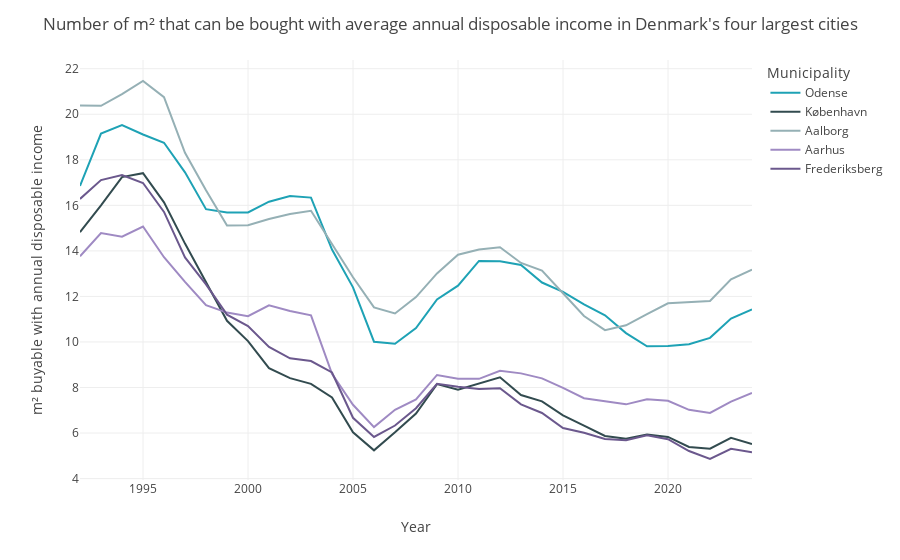

Notebook source saved alongside this figure:
### Markdown cell above
## Figure 5

### Code cell
# Creating the chart
selected_locations = ["København", "Frederiksberg", "Aarhus", "Odense", "Aalborg"]
chart_title = "Number of m² that can be bought with average annual disposable income in Denmark's four largest cities"
fig = plot_price(
    sales_data, "M2AffordedTotal", chart_title, selected_locations, ["Actual price"]
)
fig

### Figure 1 — Plotly figure (JSON) as saved in the notebook; plotly's stock layout.template omitted (floating-point values rounded to 4 significant figures)
{"data": [{"hovertemplate": "Municipality=Odense<br>Year=%{x}<br>m² buyable with annual disposable income=%{y}<extra></extra>", "legendgroup": "Odense", "line": {"color": "#1ea2b5", "dash": "solid"}, "marker": {"symbol": "circle"}, "mode": "lines", "name": "Odense", "orientation": "v", "showlegend": true, "textposition": "top center", "type": "scatter", "x": [2024, 2023, 2022, 2021, 2020, 2019, 2018, 2017, 2016, 2015, 2014, 2013, 2012, 2011, 2010, 2009, 2008, 2007, 2006, 2005, 2004, 2003, 2002, 2001, 2000, 1999, 1998, 1997, 1996, 1995, 1994, 1993, 1992], "xaxis": "x", "y": [11.43, 11.03, 10.18, 9.9, 9.82, 9.81, 10.39, 11.17, 11.65, 12.2, 12.61, 13.38, 13.54, 13.56, 12.47, 11.87, 10.61, 9.92, 10.01, 12.4, 14.06, 16.34, 16.41, 16.16, 15.69, 15.69, 15.83, 17.45, 18.75, 19.11, 19.52, 19.15, 16.85], "yaxis": "y"}, {"hovertemplate": "Municipality=København<br>Year=%{x}<br>m² buyable with annual disposable income=%{y}<extra></extra>", "legendgroup": "København", "line": {"color": "#324b4f", "dash": "solid"}, "marker": {"symbol": "circle"}, "mode": "lines", "name": "København", "orientation": "v", "showlegend": true, "textposition": "top center", "type": "scatter", "x": [2024, 2023, 2022, 2021, 2020, 2019, 2018, 2017, 2016, 2015, 2014, 2013, 2012, 2011, 2010, 2009, 2008, 2007, 2006, 2005, 2004, 2003, 2002, 2001, 2000, 1999, 1998, 1997, 1996, 1995, 1994, 1993, 1992], "xaxis": "x", "y": [5.52, 5.79, 5.31, 5.39, 5.83, 5.94, 5.75, 5.87, 6.33, 6.78, 7.39, 7.67, 8.45, 8.19, 7.9, 8.15, 6.86, 6.03, 5.24, 6.03, 7.56, 8.16, 8.41, 8.85, 10.04, 10.93, 12.62, 14.32, 16.13, 17.41, 17.24, 16, 14.82], "yaxis": "y"}, {"hovertemplate": "Municipality=Aalborg<br>Year=%{x}<br>m² buyable with annual disposable income=%{y}<extra></extra>", "legendgroup": "Aalborg", "line": {"color": "#95b0b5", "dash": "solid"}, "marker": {"symbol": "circle"}, "mode": "lines", "name": "Aalborg", "orientation": "v", "showlegend": true, "textposition": "top center", "type": "scatter", "x": [2024, 2023, 2022, 2021, 2020, 2019, 2018, 2017, 2016, 2015, 2014, 2013, 2012, 2011, 2010, 2009, 2008, 2007, 2006, 2005, 2004, 2003, 2002, 2001, 2000, 1999, 1998, 1997, 1996, 1995, 1994, 1993, 1992], "xaxis": "x", "y": [13.18, 12.75, 11.8, 11.74, 11.7, 11.22, 10.73, 10.52, 11.14, 12.14, 13.13, 13.47, 14.16, 14.06, 13.83, 13.01, 11.97, 11.25, 11.52, 12.84, 14.33, 15.76, 15.62, 15.4, 15.13, 15.11, 16.66, 18.31, 20.75, 21.46, 20.88, 20.37, 20.38], "yaxis": "y"}, {"hovertemplate": "Municipality=Aarhus<br>Year=%{x}<br>m² buyable with annual disposable income=%{y}<extra></extra>", "legendgroup": "Aarhus", "line": {"color": "#9f8ac3", "dash": "solid"}, "marker": {"symbol": "circle"}, "mode": "lines", "name": "Aarhus", "orientation": "v", "showlegend": true, "textposition": "top center", "type": "scatter", "x": [2024, 2023, 2022, 2021, 2020, 2019, 2018, 2017, 2016, 2015, 2014, 2013, 2012, 2011, 2010, 2009, 2008, 2007, 2006, 2005, 2004, 2003, 2002, 2001, 2000, 1999, 1998, 1997, 1996, 1995, 1994, 1993, 1992], "xaxis": "x", "y": [7.76, 7.38, 6.88, 7.02, 7.42, 7.48, 7.26, 7.41, 7.53, 7.98, 8.4, 8.62, 8.73, 8.38, 8.38, 8.55, 7.48, 7.02, 6.26, 7.24, 8.6, 11.17, 11.36, 11.61, 11.13, 11.29, 11.62, 12.64, 13.72, 15.07, 14.62, 14.78, 13.76], "yaxis": "y"}, {"hovertemplate": "Municipality=Frederiksberg<br>Year=%{x}<br>m² buyable with annual disposable income=%{y}<extra></extra>", "legendgroup": "Frederiksberg", "line": {"color": "#6b588d", "dash": "solid"}, "marker": {"symbol": "circle"}, "mode": "lines", "name": "Frederiksberg", "orientation": "v", "showlegend": true, "textposition": "top center", "type": "scatter", "x": [2024, 2023, 2022, 2021, 2020, 2019, 2018, 2017, 2016, 2015, 2014, 2013, 2012, 2011, 2010, 2009, 2008, 2007, 2006, 2005, 2004, 2003, 2002, 2001, 2000, 1999, 1998, 1997, 1996, 1995, 1994, 1993, 1992], "xaxis": "x", "y": [5.16, 5.31, 4.86, 5.21, 5.73, 5.9, 5.68, 5.74, 6.01, 6.22, 6.88, 7.26, 7.97, 7.93, 8.03, 8.16, 7.09, 6.33, 5.83, 6.67, 8.66, 9.16, 9.28, 9.78, 10.7, 11.2, 12.53, 13.71, 15.71, 16.98, 17.33, 17.11, 16.28], "yaxis": "y"}], "layout": {"legend": {"title": {"text": "Municipality"}, "tracegroupgap": 0}, "margin": {"t": 60}, "title": {"text": "Number of m² that can be bought with average annual disposable income in Denmark's four largest cities"}, "xaxis": {"anchor": "y", "domain": [0, 1], "title": {"text": "Year"}}, "yaxis": {"anchor": "x", "domain": [0, 1], "title": {"text": "m² buyable with annual disposable income"}}}}
